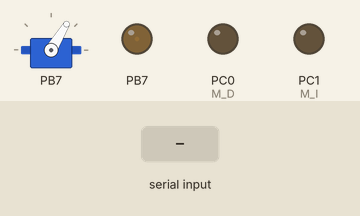
Recording of a program running on a simulated ATmega2560, built with avr-gcc and emulated at 16 MHz. Parts: servo, output pins drawn as LEDs (lit = HIGH). The test bench sets the inputs (shaded band). Servo pulses on a pin are drawn as a servo (544–2400 µs = 0–180°); pins used as bus, display or sensor lines are not drawn.

Above: at 1.2 s.
1.3 s: "derecha\n" received over Serial
At 2.5 s:
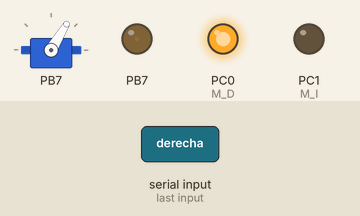
2.8 s: "izquierda\n" received over Serial
At 3.7 s:
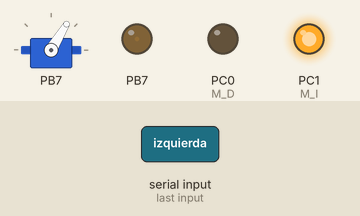
4.3 s: "paro\n" received over Serial
At 4.6 s:
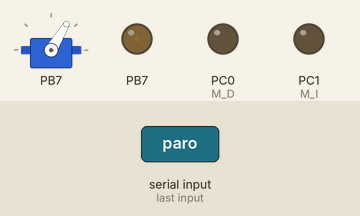
Timing chart, 0 to 7.3 s (numbered marks = the images above; inputs shaded):
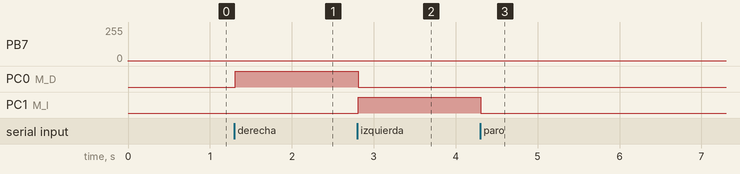

Measured:
- after the input at 1.3 s, PC0 (M_D): LOW → HIGH at once
- after the input at 2.8 s, PC0 (M_D): HIGH → LOW at once; PC1 (M_I): LOW → HIGH at once
- after the input at 4.3 s, PC1 (M_I): HIGH → LOW at once

The program:

main.c
```c
#define F_CPU 16000000UL
#include <avr/io.h>
#include <util/delay.h>
#include <stdlib.h>
#include <stdio.h>
#include <string.h>
#include <avr/interrupt.h>

#define BAUD 9600
#define M_D PC0
#define M_I PC1
 uint16_t i = 0;

char stn[32] = {'\0'};
char stra[50] = {'\0'};

#define PWM_TOP 500
#define PWM_TOP_RATIO PWM_TOP / 100

uint16_t OCR1A_val = 0;
uint16_t OCR1B_val = 0;
uint16_t TCNT1_val = 0;

uint8_t angle, pwm1, pwm2;

volatile uint8_t motor_detenido = 0;

void init_timer0(void) {
	PORTB &= ~(1 << PORTB7);
	TCCR0A |= (1 << WGM00) | (1 << WGM01) | (1 << COM0A1);
	TCCR0B |= (1 << CS02) | (1 << CS00);
	OCR0A = 17;
}

void USART_Init() {
	UBRR0H = (unsigned char)(103 >> 8);
	UBRR0L = (unsigned char)103;
	UCSR0B = (1 << RXEN0) | (1 << TXEN0) | (1 << RXCIE0);
	UCSR0C = (1 << UCSZ01) | (1 << UCSZ00);
}

void USART_Transmit(unsigned char data) {
	while (!(UCSR0A & (1 << UDRE0)));
	UDR0 = data;
}

void giro_derecho(void) {
	PORTC |= (1 << M_D);
	PORTC &= ~(1 << M_I);
}

void giro_izquierdo(void) {
	PORTC |= (1 << M_I);
	PORTC &= ~(1 << M_D);
}

void espera(void) {
	PORTC &= ~((1 << M_D) | (1 << M_I));
}

void detener_motor(void) {
	PORTC &= ~((1 << M_D) | (1 << M_I)); // Apagar el motor
	motor_detenido = 1; // Establecer la bandera de motor detenido
}

void set_duty_cycle(uint8_t duty) {
	duty = (duty > 100) ? 100 : duty;
	uint16_t D = PWM_TOP_RATIO * duty;
	OCR1A_val = (uint16_t)D;
	OCR1A = OCR1A_val;
}

void init_Timer1() {
	TCCR1A |= (1 << WGM11);
	TCCR1B |= (1 << WGM12) | (1 << WGM13);
	DDRB |= (1 << PB7);
	TCCR1A |= (1 << COM1A1);
	TCCR1A |= (1 << COM1B1);
	TCCR1B |= (1 << CS11) | (1 << CS10);
	ICR1 = PWM_TOP;
	TCNT1 = 0;
}

void puertos_salida(void) {
	DDRB |= (1 << DDB7);
	DDRC |= (1 << M_D) | (1 << M_I);
}

ISR(USART0_RX_vect) {
	char dato_recibido;
	dato_recibido = UDR0;

	if (dato_recibido == '\n') {
		if (stra[i - 1] == '\r') {
			stra[i - 1] = '\0';
			 uint16_t i = 0;

			if (strncmp(stra, "SERVO", 5) == 0) {
				angle = atoi(stra + 5);
				OCR0A = 17 + (angle / 180.0) * (43 - 17);
				} else if (strncmp(stra, "derecha", 7) == 0) {
				giro_derecho();
				} else if (strncmp(stra, "izquierda", 9) == 0) {
				giro_izquierdo();
				} else if (strncmp(stra, "VELOCIDAD", 9) == 0) {
				pwm1 = atoi(stra + 9);
				set_duty_cycle(pwm1);
				} else if (strncmp(stra, "paro", 4) == 0) {
				detener_motor();
			}
			} else {
			stra[i] = '\0';
			i = 0;

			if (strncmp(stra, "SERVO", 5) == 0) {
				angle = atoi(stra + 5);
				OCR0A = 17 + (angle / 180.0) * (43 - 17);

				} else if (strncmp(stra, "derecha", 7) == 0) {
				giro_derecho();
				} else if (strncmp(stra, "izquierda", 9) == 0) {
				giro_izquierdo();
				} else if (strncmp(stra, "VELOCIDAD", 9) == 0) {
				pwm1 = atoi(stra + 9);
				set_duty_cycle(pwm1);
				} else if (strncmp(stra, "paro", 4) == 0) {
				espera();
			}
		}
		} else {
		stra[i] = dato_recibido;
		i++;
	}
}

int main(void) {
	init_timer0();
	init_Timer1();
	USART_Init();
	puertos_salida();
	sei();
	while (1) {
		_delay_ms(1000);
	}

	return 0;
}
```
